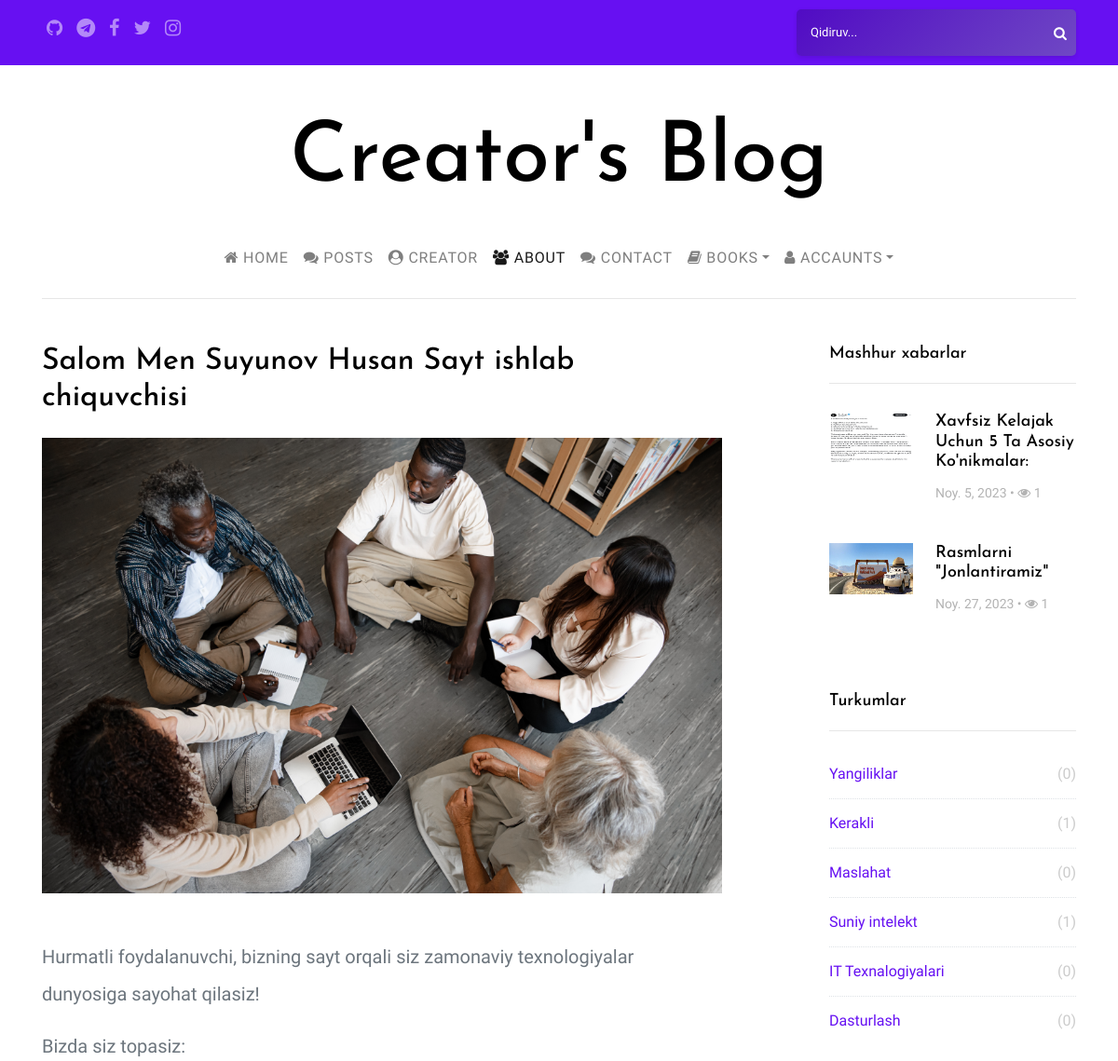
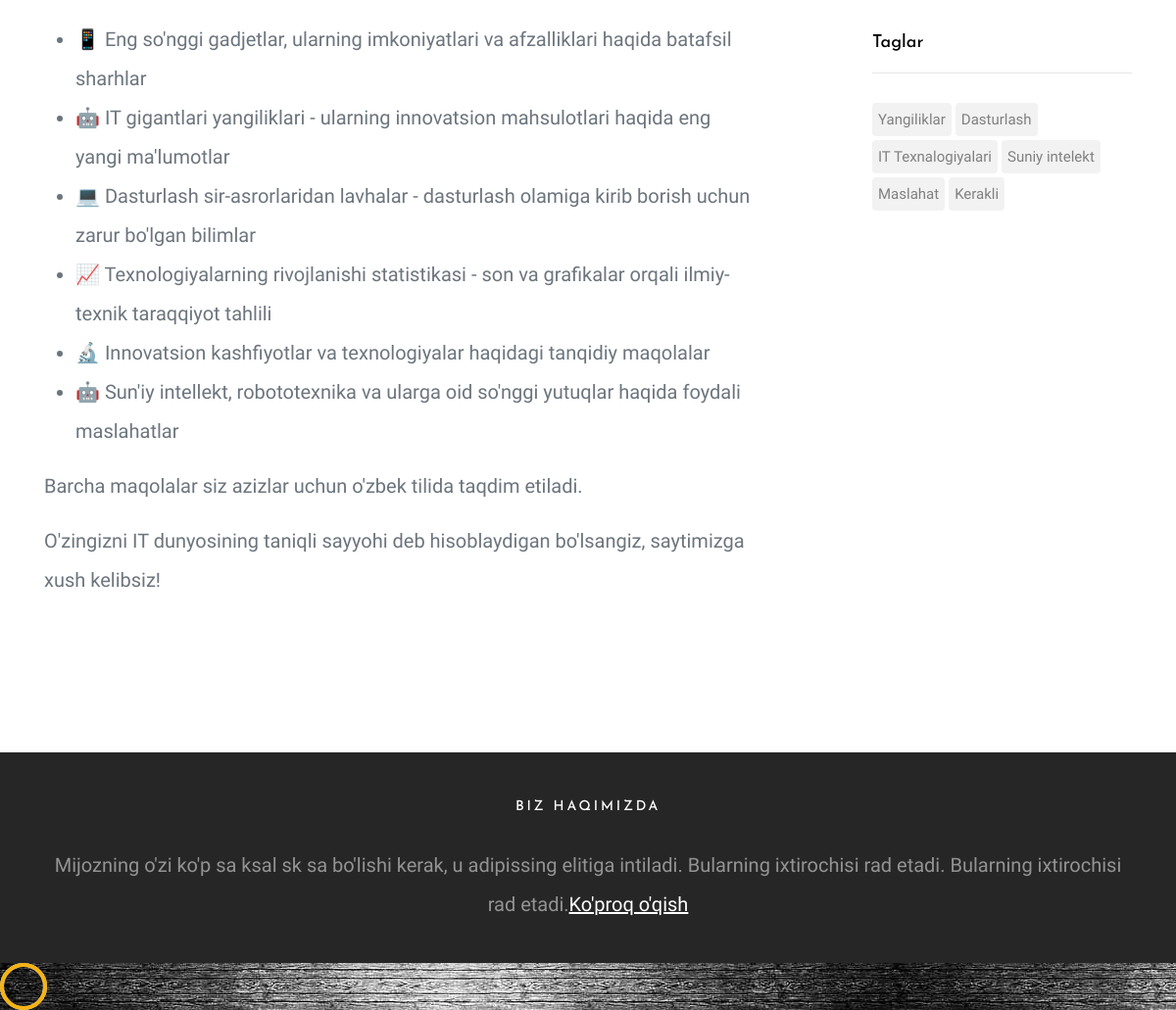
The page /about/ on the database its author committed (2 pictures, top to bottom).
### posts/models.py (models this page shows, shortened)
class Post(models.Model):
    author = models.ForeignKey(settings.AUTH_USER_MODEL, on_delete=models.CASCADE)
    category = models.ForeignKey(Category, on_delete=models.CASCADE)
    tags = models.ManyToManyField(Tag, blank=True, verbose_name='Yorliqlar')
    views = models.ManyToManyField(HitCount, related_name='post_views', blank=True)
    title = models.CharField(max_length=75, verbose_name='Sarlavha')
    slug = models.SlugField(unique=True, help_text='Bu joyni qo`lda o`zgartirmaslik tavsiya etiladi.')
    image = models.ImageField(upload_to='posts/%Y/%m/%d/', verbose_name='Rasm')
    content = RichTextField(verbose_name='Tarkib')
    created = models.DateTimeField(auto_now_add=True, verbose_name='Yaratilgan sana')
    available = models.BooleanField(default=True, verbose_name='Faol passiv')
    def getHitCount(self):
        return self.views.count()
    class Meta:
        ordering = ['-created']

class Category(models.Model):
    name = models.CharField(max_length=50, verbose_name='Kategoriya nomi')
    slug = models.SlugField(unique=True, help_text="Bu joyni qo'lda o'zgartirmaslik tavsiya etiladi.")
    def __str__(self):
        return self.name

class Tag(models.Model):
    name = models.CharField(max_length=50, verbose_name='Yorliq nomi')
    slug = models.SlugField(unique=True, help_text="Bu joyni qo'lda o'zgartirmaslik tavsiya etiladi.")
    def __str__(self):
        return self.name

### pages/views.py (the view)
# urls.py: path('about/', views.AboutView.as_view(), name='about'),
class AboutView(ListView):
    model = Post
    template_name = 'about.html'
    def get_context_data(self, **kwargs):
        context = super().get_context_data(**kwargs)
        context['popularposts'] = Post.objects.filter(available=True).annotate(viewyek=Count('views')).order_by('-viewyek')[:3]  # Get popular 3 posts
        context['categories'] = Category.objects.all()
        context['tags'] = Tag.objects.all()
        return context

### templates/about.html (shortened to what this page needs)
{% extends 'partials/_base.html' %}
{% load static %}
{% block content %}
    <section class="site-section pt-5">
        <div class="container">
            <div class="row blog-entries">
                <div class="col-md-12 col-lg-8 main-content">
                    <div class="row">
                        <div class="col-md-12">
                            <h2 class="mb-4">Salom Men Suyunov Husan Sayt ishlab chiquvchisi</h2>
                            <p class="mb-5"><img src="{% static 'images/img_6.png' %}" alt="Image placeholder" class="img-fluid"></p>
                            <p>Hurmatli foydalanuvchi, bizning sayt orqali siz zamonaviy texnologiyalar dunyosiga sayohat qilasiz!</p>
                            <p>Bizda siz topasiz:</p>
                            <ul>
                              <li>📱 Eng so'nggi gadjetlar, ularning imkoniyatlari va afzalliklari haqida batafsil sharhlar</li>
                              <li>🤖 IT gigantlari yangiliklari - ularning innovatsion mahsulotlari haqida eng yangi ma'lumotlar</li>
                              <li>💻 Dasturlash sir-asrorlaridan lavhalar - dasturlash olamiga kirib borish uchun zarur bo'lgan bilimlar</li>
                              <li>📈 Texnologiyalarning rivojlanishi statistikasi - son va grafikalar orqali ilmiy-texnik taraqqiyot tahlili</li>
                              <li>🔬 Innovatsion kashfiyotlar va texnologiyalar haqidagi tanqidiy maqolalar</li>
                              <li>🤖 Sun'iy intellekt, robototexnika va ularga oid so'nggi yutuqlar haqida foydali maslahatlar</li>
                            </ul>
                            <p>Barcha maqolalar siz azizlar uchun o'zbek tilida taqdim etiladi.</p>
                            <p>O'zingizni IT dunyosining taniqli sayyohi deb hisoblaydigan bo'lsangiz, saytimizga xush kelibsiz!</p>
                        </div>
                    </div>
                </div>
{% endblock %}

### templates/partials/_sidebar.html
{% load static %}
<div class="col-md-12 col-lg-4 sidebar">
    {% if popularposts %}
        <div class="sidebar-box">
            <h3 class="heading">Mashhur xabarlar</h3>
            <div class="post-entry-sidebar">
                <ul>
                    {% for popularpost in popularposts %}
                        <li>
                            <a href="{% url 'posts:postDetail' popularpost.category.slug popularpost.id popularpost.slug %}">
                                <img style="height: 55px" src="{{ popularpost.image.url }}" alt="popularpost img" class="mr-4">
                                <div class="text">
                                    <h4>{{ popularpost.title | title }}</h4>
                                    <div class="post-meta">
                                        <span>{{ popularpost.created | date }} &bullet;</span>
                                        <span><span class="fa fa-eye"></span> {{ popularpost.getHitCount }}</span>
                                    </div>
                                </div>
                            </a>
                        </li>
                    {% endfor %}
                </ul>
            </div>
        </div>
    {% endif %}
    {% if categories %}
        <div class="sidebar-box">
            <h3 class="heading">Turkumlar</h3>
            <ul class="categories">
                {% for category in categories %}
                    <li><a href="{% url 'posts:posts_by_category' category.slug %}">{{ category }} <span>({{ category.post_set.count }})</span></a></li>
                {% endfor %}
            </ul>
        </div>
    {% endif %}
    {% if tags %}
        <div class="sidebar-box">
            <h3 class="heading">Taglar</h3>
            <ul class="tags">
                {% for tag in tags %}
                    <li><a href="{% url 'posts:posts_by_tag' tag.slug %}">{{ tag }}</a></li>
                {% endfor %}
            </ul>
        </div>
    {% endif %}
</div>
</div>
</div>
</section>

### static/css/style.css (style rules this page uses)
body { background: #000000 url("../images/2.jpg") repeat; font-family: "Inconsolata", SFMono-Regular, Menlo, Monaco, Consolas, "Liberation Mono", "Courier New", monospace; font-weight: 320; font-size: 20px; line-height: 2; color: #6c757d; }
a { -webkit-transition: .3s all ease; -o-transition: .3s all ease; transition: .3s all ease; text-decoration: none; }
h1, h2, h3, h4, h5 { color: #000; font-family: "Josefin Sans", -apple-system, BlinkMacSystemFont, "Segoe UI", Roboto, "Helvetica Neue", Arial, sans-serif, "Apple Color Emoji", "Segoe UI Emoji", "Segoe UI Symbol", "Noto Color Emoji"; }
.site-section { padding: 7em 0; }
.blog-entries .post-meta { margin-bottom: 20px; font-size: 14px; color: #b3b3b3; }
.sidebar { padding-left: 5em; }
.sidebar-box { margin-bottom: 4em; font-size: 15px; width: 100%; float: left; background: #fff; }
.sidebar-box *:last-child { margin-bottom: 0; }
.sidebar-box .heading { font-size: 18px; margin-bottom: 30px; padding-bottom: 20px; border-bottom: 1px solid #e6e6e6; }
.tags { padding: 0; margin: 0; font-weight: 400; }
.tags li { padding: 0; margin: 0 4px 4px 0; float: left; display: inline-block; }
.tags li a { float: left; display: block; border-radius: 4px; padding: 2px 6px; color: gray; background: #f2f2f2; }
.categories, .sidelink { padding: 0; margin: 0; font-weight: 400; }
.categories li, .sidelink li { padding: 0; margin: 0; position: relative; margin-bottom: 10px; padding-bottom: 10px; border-bottom: 1px dotted #dee2e6; list-style: none; }
.categories li:last-child, .sidelink li:last-child { margin-bottom: 0; border-bottom: none; padding-bottom: 0; }
.categories li a, .sidelink li a { display: block; font-size: 16px; }
.categories li a span, .sidelink li a span { position: absolute; right: 0; top: 0; color: #ccc; -webkit-transition: .3s all ease; -o-transition: .3s all ease; transition: .3s all ease; }
.heading { color: #000; }
.post-entry-sidebar .post-meta { font-size: 14px; color: #b3b3b3; }
.post-entry-sidebar ul { padding: 0; margin: 0; }
.post-entry-sidebar ul li { list-style: none; padding: 0 0 20px 0; margin: 0 0 20px 0; }
.post-entry-sidebar ul li a { display: table; }
.post-entry-sidebar ul li a img { width: 90px; }
.post-entry-sidebar ul li a img, .post-entry-sidebar ul li a .text { display: table-cell; vertical-align: middle; }
.post-entry-sidebar ul li a .text h4 { font-size: 18px; }

### rows shown on the page
Post: image (picture), title "Xavfsiz Kelajak Uchun 5 Ta Asosiy Ko'nikmalar:", created "Noy. 5, 2023", getHitCount "1"
Post: image (picture), title "Rasmlarni \"Jonlantiramiz\"", created "Noy. 27, 2023", getHitCount "1"
Category: name "Yangiliklar", post_set.count "0"
Category: name "Kerakli", post_set.count "1"
Category: name "Maslahat", post_set.count "0"
Category: name "Suniy intelekt", post_set.count "1"
Category: name "IT Texnalogiyalari", post_set.count "0"
Category: name "Dasturlash", post_set.count "0"
Tag: name "Yangiliklar"
Tag: name "Dasturlash"
Tag: name "IT Texnalogiyalari"
Tag: name "Suniy intelekt"
Tag: name "Maslahat"
Tag: name "Kerakli"
